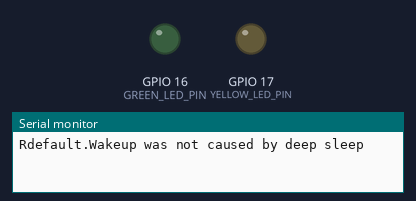
Bench run of a sketch on a simulated ESP32. Parts: output pins drawn as LEDs (lit = HIGH), the last lines printed to the serial monitor. At 3.5 s the program puts the board to deep sleep or switches it off; the recording ends there.

Above: at 0.1 s.
At 0.6 s:
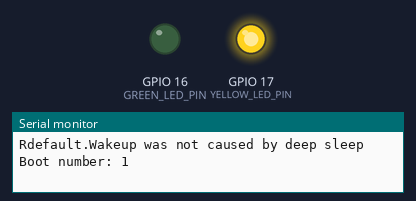
Timing chart, 0 to 3.5 s (numbered marks = the images above):
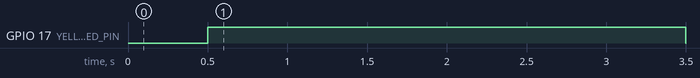

The sketch:

timer_wakeUp.ino
```cpp
    /////////////////////////////////////////////////////////////////
   //             ESP32 Deep Sleep Example 1             v1.00    //
  //       Get the latest version of the code here:              //
 //       http://educ8s.tv/esp32-deep-sleep-tutorial            //
/////////////////////////////////////////////////////////////////

#define uS_TO_S_FACTOR 1000000  /* Conversion factor for micro seconds to seconds */
#define TIME_TO_SLEEP  3        /* Time ESP32 will go to sleep (in seconds) */

RTC_DATA_ATTR int bootCount = 0;

int GREEN_LED_PIN = 16;
int YELLOW_LED_PIN = 17;

void setup(){
  Serial.begin(115200);
  //Print the wakeup reason for ESP32
  print_wakeup_reason();

  pinMode(GREEN_LED_PIN,OUTPUT);
  pinMode(YELLOW_LED_PIN,OUTPUT);
  delay(500);

  if(bootCount == 0) {                    //Run this only the first time
      digitalWrite(YELLOW_LED_PIN,HIGH);
      //Increment boot number and print it pn;y first because not need at every boot
      bootCount = bootCount+1;
      Serial.println("Boot number: " + String(bootCount));
  }else{
      digitalWrite(GREEN_LED_PIN,HIGH);
  }


  delay(3000);

  digitalWrite(GREEN_LED_PIN,LOW);
  digitalWrite(YELLOW_LED_PIN,LOW);

  esp_sleep_enable_timer_wakeup(TIME_TO_SLEEP * uS_TO_S_FACTOR);
  esp_deep_sleep_start();
}

void loop(){

}
//Function that prints the reason by which ESP32 has been awaken from sleep
void print_wakeup_reason(){
  esp_sleep_wakeup_cause_t wakeup_reason;
  wakeup_reason = esp_sleep_get_wakeup_cause();
  switch(wakeup_reason)
  {
    case 1  : Serial.println("R1.Wakeup caused by external signal using RTC_IO"); break;
    case 2  : Serial.println("R2.Wakeup caused by external signal using RTC_CNTL"); break;
    case 3  : Serial.println("R3.Wakeup caused by timer"); break;
    case 4  : Serial.println("R4.Wakeup caused by touchpad"); break;
    case 5  : Serial.println("R5.Wakeup caused by ULP program"); break;
    default : Serial.println("Rdefault.Wakeup was not caused by deep sleep"); break;
  }
}
```

Measured:
- by itself, GPIO 17 (YELLOW_LED_PIN): LOW → HIGH at 0.50 s, → LOW 3.0 s later
